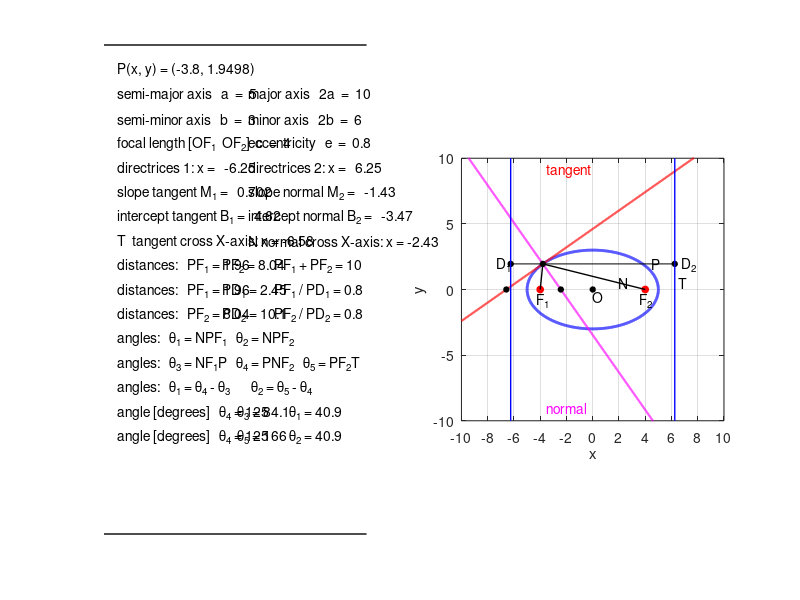

Source code (MATLAB):
%%   ellipse ===============================================================================================================
clear all
close all
clc

a = 5;
b = 3;
tMin = 0;
tMax= 2*pi;

xMax = 10; xMin = - xMax;
yMax = 10; yMin = -yMax;

N = 5500;

t = linspace(tMin,tMax,N);
x = a .* cos(t);
y = b.* sin(t);

xP = -3.8;
yP = sqrt(b^2 - (b/a)^2 .* xP^2);

x1 = linspace(xMin,xMax,N);
M1 = -(b/a)^2 * (xP/yP);
B1 = yP + (b/a)^2 * (xP^2/yP);

y1 = M1 .* x1 + B1;

M2 = -1/M1;
B2 = yP - M2 * xP;

y2 = M2.* x1 + B2;

% focal length c
   c = sqrt(a^2-b^2);
% eccentricity e 
   e = c/a;
% directrix   D
   D = a/e; 
% y = 0 tangent crosses X-axis
    xtc = -B1/M1;
% y = 0 normal crosses X-axis
    xnc = -B2/M2;
% angle of tangent
    theta1 = atand(M1);
% angle of normal
    theta2 = atand(M2);  

    
% distances
   X1 = -c; Y1 = 0; X2 = xP; Y2 = yP;
   PF1 = sqrt((X1-X2)^2 + (Y1-Y2)^2);
   
   X1 = c; Y1 = 0; X2 = xP; Y2 = yP;
   PF2 = sqrt((X1-X2)^2 + (Y1-Y2)^2);
   
   X1 = -D; Y1 = yP; X2 = xP; Y2 = yP;   PD1 = sqrt((X1-X2)^2 + (Y1-Y2)^2);
     
   X1 = D; Y1 = yP; X2 = xP; Y2 = yP;
   PD2 = sqrt((X1-X2)^2 + (Y1-Y2)^2);
   
 % angles
 theta(4) = atand(M2); if theta(4) < 0, theta(4) = 180+theta(4);end;
 theta(3) = atand((yP-0)/(xP+c));  
 theta(1) = theta(4)-theta(3); if theta(3) < 0, theta(3) = 180+theta(3);end;
 
 theta(5) = atand((yP-0)/(xP-c)); if theta(5) < 0, theta(5) = 180+theta(5);end;
 theta(2) = theta(5)-theta(4);
 
 
 
figure(1)   % ===========================================================
   fs = 12; LW = 1;
   set(gcf,'units','normalized','position',[0.1 0.1 0.70 0.60]);
   set(gca,'fontsize',fs);
   
   handle = subplot(1,2,1);
   set(handle, 'OuterPosition', [0.01 0 0.5 1]) ;  
   X = [0 100];   Y = [0 0]; col = 'k'; LW = 1;
   plot(X,Y,col,'lineWidth',LW);
   hold on
   
   
   nD = 3;
   
   X = [0 100];   Y = [100 100];
   plot(X,Y,col,'lineWidth',LW);
   
   X = [100 100];   Y = [100 100];
   plot(X,Y,col,'lineWidth',LW);
   
   X = [100 100];   Y = [0 0];
   plot(X,Y,col,'lineWidth',LW);
   
  
  
   X = 5; Y = 95;  tt1 = 'P(x, y) = (';  tt2 = num2str(xP,nD);
       tt3 = ', ';  tt4 = num2str(yP,nD+2); tt5 = ')'; tt= [tt1 tt2 tt3 tt4 tt5];  text(X,Y,tt);
  
   
   X =  5; Y = 90;  tt1 = 'semi-major axis   a  =  ';  tt2 = num2str(a,nD);  tt= [tt1 tt2];  text(X,Y,tt);
   X = 55; Y = 90;  tt1 = 'major axis   2a  =  '; tt2 = num2str(2*a,nD);  tt= [tt1 tt2];  text(X,Y,tt);
   
   
   X =  5; Y = 85;  tt1 = 'semi-minor axis   b  =  ';  tt2 = num2str(b,nD);  tt= [tt1 tt2];  text(X,Y,tt);
   X = 55; Y = 85;  tt1 = 'minor axis   2b  =  ';  tt2 = num2str(2*b,nD);    tt= [tt1 tt2];  text(X,Y,tt);
   
   X =  5; Y = 80;  tt1 = 'focal length [OF_1  OF_2]  c  =  ';  tt2 = num2str(c,nD);  tt= [tt1 tt2];  text(X,Y,tt);
   X = 55; Y = 80;  tt1 = 'eccentricity   e  =  ';  tt2 = num2str(e,nD);  tt= [tt1 tt2];  text(X,Y,tt);
   
   X =  5; Y = 75;  tt1 = 'directrices 1: x =   ';  tt2 = num2str(-D,nD);  tt= [tt1 tt2];  text(X,Y,tt);
   X = 55; Y = 75;  tt1 = 'directrices 2: x =   ';  tt2 = num2str(D,nD);  tt= [tt1 tt2];  text(X,Y,tt);
   
   X =  5; Y = 70;  tt1 = 'slope tangent M_1 =   ';  tt2 = num2str(M1,nD);  tt= [tt1 tt2]; text(X,Y,tt);
   X = 55; Y = 70;  tt1 = 'slope normal M_2 =   ';  tt2 = num2str(M2,nD); tt= [tt1 tt2]; text(X,Y,tt);
   
   X =  5; Y = 65;  tt1 = 'intercept tangent B_1 =   ';  tt2 = num2str(B1,nD);  tt= [tt1 tt2];  text(X,Y,tt);
   X = 55; Y = 65;  tt1 = 'intercept normal B_2 =   ';  tt2 = num2str(B2,nD);  tt= [tt1 tt2]; text(X,Y,tt);
   
   X =  5; Y = 60;  tt1 = 'T  tangent cross X-axis: x = ';  tt2 = num2str(xtc,nD);  tt= [tt1 tt2];  text(X,Y,tt);
   X = 55; Y = 60;  tt1 = 'N normal cross X-axis: x = ';  tt2 = num2str(xnc,nD);  tt= [tt1 tt2];  text(X,Y,tt);
       
   X =  5;  Y = 55;  tt1 = 'distances:   PF_1 = ';   tt2 = num2str(PF1,nD);   tt= [tt1 tt2];   text(X,Y,tt);
   X = 45; Y = 55;   tt1 = 'PF_2 = ';   tt2 = num2str(PF2,nD);   tt= [tt1 tt2];   text(X,Y,tt); 
   X = 65; Y = 55;   tt1 = 'PF_1 + PF_2 = ';   tt2 = num2str(PF1+PF2,nD);   tt= [tt1 tt2];   text(X,Y,tt); 
  
   X =  5; Y = 50;  tt1 = 'distances:   PF_1 = ';   tt2 = num2str(PF1,nD);   tt= [tt1 tt2];   text(X,Y,tt);
   X = 45; Y = 50;  tt1 = 'PD_1 = ';   tt2 = num2str(PD1,nD);   tt= [tt1 tt2];   text(X,Y,tt); 
   X = 65; Y = 50;  tt1 = 'PF_1 / PD_1 = ';   tt2 = num2str(PF1/PD1,nD);   tt= [tt1 tt2];   text(X,Y,tt); 
   
   X =  5; Y = 45;  tt1 = 'distances:   PF_2 = ';   tt2 = num2str(PF2,nD);   tt= [tt1 tt2];   text(X,Y,tt);
   X = 45; Y = 45;  tt1 = 'PD_2 = ';   tt2 = num2str(PD2,nD);   tt= [tt1 tt2];   text(X,Y,tt); 
   X = 65; Y = 45;  tt1 = 'PF_2 / PD_2 = ';   tt2 = num2str(PF2/PD2,nD);   tt= [tt1 tt2];   text(X,Y,tt); 
   
   X =  5; Y = 40;  tt1 = 'angles:';   tt2 = '   \theta_1 = NPF_1   \theta_2 = NPF_2   ';   tt= [tt1 tt2];   text(X,Y,tt); 
   X =  5; Y = 35;  tt1 = 'angles:';   tt2 = '   \theta_3 = NF_1P   \theta_4 = PNF_2   \theta_5 = PF_2T   ';   tt= [tt1 tt2];   text(X,Y,tt); 
   X =  5; Y = 30;  tt1 = 'angles:';   tt2 = '   \theta_1 = \theta_4 - \theta_3       \theta_2 = \theta_5 - \theta_4     ';   tt= [tt1 tt2];   text(X,Y,tt); 
   
  X = 5; Y = 25;  tt1 = 'angle [degrees]   \theta_4 = ';   tt2 = num2str(theta(4),nD);   tt= [tt1 tt2];   text(X,Y,tt);
  X =  45; Y = 25;  tt1 = '     \theta_3 = ';   tt2 = num2str(theta(3),nD);   tt= [tt1 tt2];   text(X,Y,tt);
  X =  65; Y = 25;  tt1 = '     \theta_1 = ';   tt2 = num2str(theta(1),nD);   tt= [tt1 tt2];   text(X,Y,tt); 
  
   X = 5; Y = 20;  tt1 = 'angle [degrees]   \theta_4 = ';   tt2 = num2str(theta(4),nD);   tt= [tt1 tt2];   text(X,Y,tt);
  X =  45; Y = 20;  tt1 = '     \theta_5 = ';   tt2 = num2str(theta(5),nD);   tt= [tt1 tt2];   text(X,Y,tt);
  X =  65; Y = 20;  tt1 = '     \theta_2 = ';   tt2 = num2str(theta(2),nD);   tt= [tt1 tt2];   text(X,Y,tt); 
  
  axis off
   
   subplot(1,2,2); % ======================================================
      tx = 'x';  ty = 'y'; 
   
  % ellipse
      X = x;   Y = y; col = 'b'; LW = 2;
      plot(X,Y,col,'lineWidth',LW);
      hold on
  % tangent 
     X = x1; Y = y1; col = 'r'; LW = 1.5;
     plot(X,Y,col,'lineWidth',LW);
  
  % normal
      X = x1; Y = y2; col = 'm'; LW = 1.5;
      plot(X,Y,col,'lineWidth',LW);
  
  % focal points 
      X = [-c c]; Y = [0 0]; col = 'r';
      h_plot = plot(X,Y,'o');
      set(h_plot,'MarkerEdgeColor',col,'MarkerFaceColor',col,'MarkerSize',5);
      
 % directrix P T N O points     
      X = [-D D xP xtc xnc 0]; Y = [yP yP yP 0 0 0]; col = 'k';
      h_plot = plot(X,Y,'o');
      set(h_plot,'MarkerEdgeColor',col,'MarkerFaceColor',col,'MarkerSize',4); 
 
 
  % Line FP
   X = [-c xP c]; Y = [0 yP 0]; col = 'k'; LW = 1;
     plot(X,Y,col,'lineWidth',LW);
  
  % Directrix
    X = [-D -D]; Y = [yMin yMax]; col = 'b'; LW = 1;
    plot(X,Y,col,'lineWidth',LW);
    X = [D D]; Y = [yMin yMax]; col = 'b'; LW = 1;
    plot(X,Y,col,'lineWidth',LW); 
 
  % line D1 D2
  X = [-D D]; Y = [yP yP]; col = 'k'; LW = 0.3;
    plot(X,Y,col,'lineWidth',LW); 
  
    
  % F1 F2 P D T N
  X = -c-0.3; Y = -0.8; L = 'F_1'; text(X,Y,L);
  X = c-0.4; Y = -0.8; L = 'F_2';  text(X,Y,L);
  X = 4.5; Y = 2; L = 'P';         text(X,Y,L);
  X = 6.5; Y = 0.5; L = 'T';       text(X,Y,L);
  X = 2; Y = 0.5; L = 'N';         text(X,Y,L);
  X = -D-1.1; Y = yP; L = 'D_1';   text(X,Y,L);
  X = D+0.5;  Y = yP; L = 'D_2';   text(X,Y,L);
  X = 0;  Y = -0.5; L = 'O';       text(X,Y,L);
  X = -3.5;  Y = 9; L = 'tangent';   text(X,Y,L,'color','r');
  X = -3.5;  Y = -9; L = 'normal';   text(X,Y,L,'color','m');
  
  xlabel(tx); ylabel(ty);
    
   
 
  % axis equal
% ax = gca;
 
  axis equal
%  set(gca,'YMinorGrid','on');
%  set(gca,'MinorGridAlpha', 0.5);
%  set(gca,'MinorGridLineStyle','-');
%  set(gca,'MinorGridColor',[0.8 0.8 0.8]);
%  set(gca,'GridColor','k');
 %set(gca,'YMinorGrid','on');
%set(gca,'xTick',xMin:5:xMax);
 
 %ax.XTick = [-6*pi/6,-5*pi/6,-4*pi/6,-3*pi/6, -2*pi/6, -pi/6,0,pi/6,2*pi/6,3*pi/6,4*pi/6,5*pi/6,6*pi/6];
 %ax.XTickLabel = {'-\pi','','-2\pi/3','','-\pi/3','','0','','\pi/3','','2\pi/3','','\pi'}; 
 %ax.xLim = [-pi, pi];
 %ax.XTickLabel = {'-3\pi','-2\pi','-\pi','0','\pi','2\pi','3\pi'};
%legend('|x-3|','|x - 5|','|x-3|+|x-5|', 'y = 10');
   
set(gca,'xLim',[xMin xMax]);
set(gca,'yLim',[yMin yMax]);
set(gca,'xTick',xMin:2:xMax);
grid on; box on;
      
